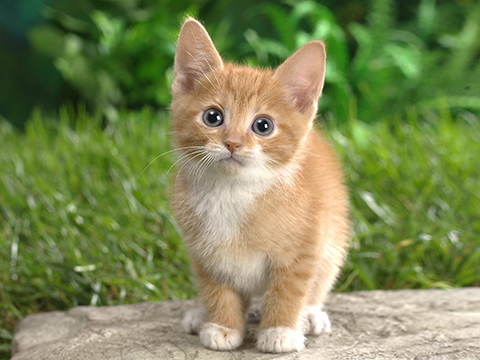
#> input picture examples/images/cat.jpg, 480 x 360 px
$ python -i get_data_by_canny.py   (imports and definitions only)   (Python 2 division)
#> lines starting #> are read from the running program, lines starting #| are printed output that depends on the picture
#> further down, picture is the input picture: shape (360, 480, 3); mean B, G, R 85.7, 136, 125.8
# -*- coding:UTF-8 -*-
import numpy as np
from numpy import array
import os, sys, argparse, time, cv2, shutil, random

# python python/shoes/get_data_by_canny.py -i data/shoes/img -o data/shoes

# [42 lines left out: function construct_dataset, not called in this run]

def get_bbox_by_canny(img):
    grayed = cv2.cvtColor(img, cv2.COLOR_BGR2GRAY)
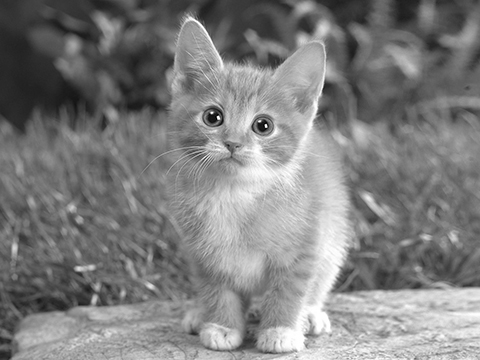
#> grayed: shape (360, 480); min 1, max 255, mean 127.2
    grayed = cv2.blur(grayed, (3, 3))
    width = grayed.shape[1]
#> width = 480
    height = grayed.shape[0]
#> height = 360
    canimg = cv2.Canny(grayed, 50, 80)
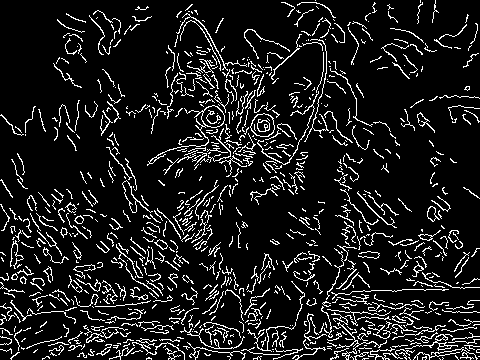
#> canimg: shape (360, 480); 11% white in thin lines or dots

    if np.max(canimg) == 0:
        top    = 0
        right  = width - 1
        bottom = height - 1
        left   = 0
    else:
        linepix = np.where(canimg == 255)
#> linepix = 18965 positions, rows 0 to 359, columns 0 to 479
        top    = min(linepix[0])
#> top = 0
        right  = max(linepix[1])
#> right = 479
        bottom = max(linepix[0])
#> bottom = 359
        left   = min(linepix[1])
#> left = 0
    return top, right, bottom, left

# [11 lines left out: function get_args, not called in this run]

# [12 lines not run here, left out]

>>> import cv2
>>> picture = cv2.imread('../../examples/images/cat.jpg')
>>> result = get_bbox_by_canny(picture)
#> result = (0, 479, 359, 0)
